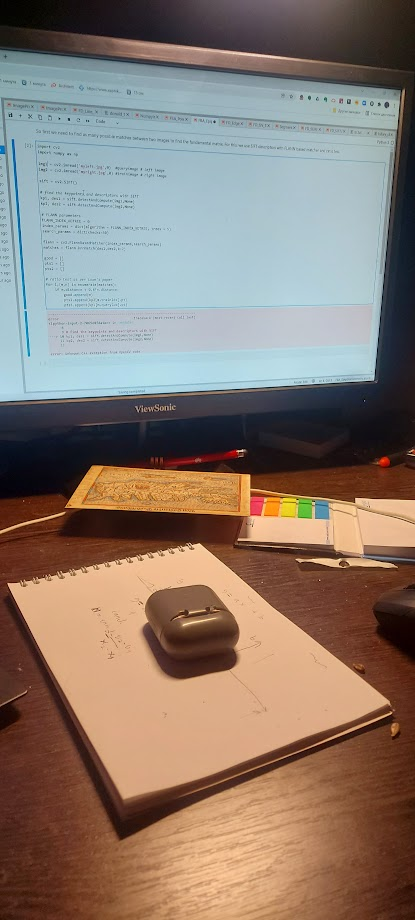
#> input picture data/epi/left.jpg, 415 x 920 px
$ jupyter execute FBA_EpipolarGeometry.ipynb
#> lines starting #> are read from the running program, lines starting #| are printed output that depends on the picture; after the words box and inside, x2 and y2 are one past the last pixel; in counts of white or black regions, pixels touching at a corner belong together
So first we need to find as many possible matches between two images to find the fundamental matrix. For this, we use SIFT descriptors with FLANN based matcher and ratio test.

[cell 1]
import cv2
import numpy as np
import numpy as np
import cv2
import glob
import numpy as np
import cv2
import sys
from pil import Image
import cv2
import numpy as np
import math
from IPython.display import display

[cell 2]
img1 = cv2.imread('data/epi/left.jpg',0)  #queryimage # left image
#> img1: shape (920, 415); min 0, max 252, mean 125.2
img2 = cv2.imread('data/epi/right.jpg',0) #trainimage # right image
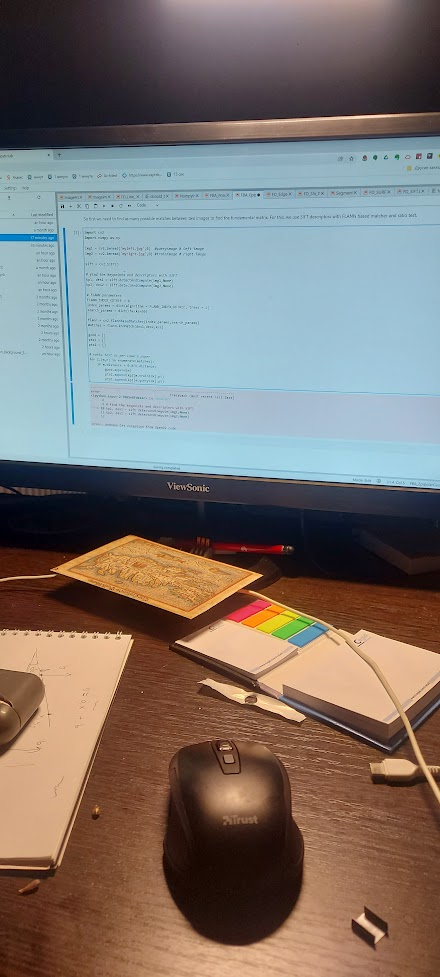
#> input picture data/epi/right.jpg, 440 x 977 px
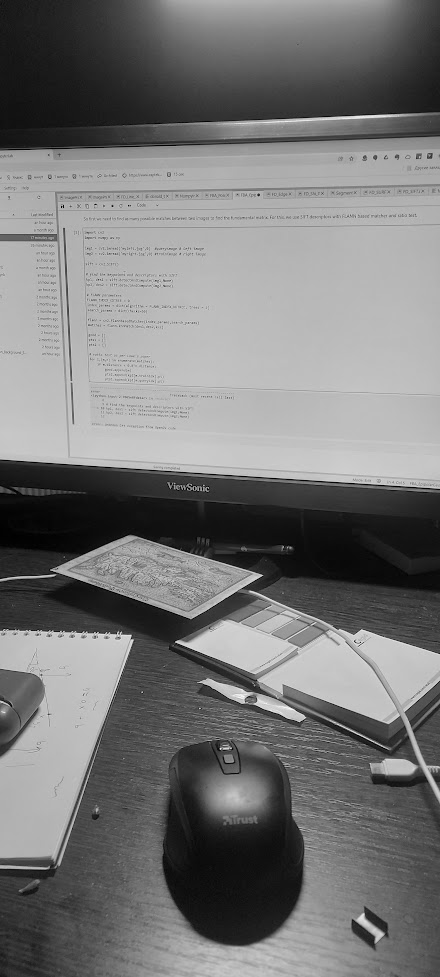
#> img2: shape (977, 440); min 0, max 252, mean 119

sift = cv2.SIFT_create()
# find the keypoints and descriptors with SIFT
kp1, des1 = sift.detectAndCompute(img1,None)
#> kp1 = 401 keypoints; strongest (x, y, size): (192, 646, 51.5), (239, 539, 2), (379, 104, 2), (106, 487, 33.5)
kp2, des2 = sift.detectAndCompute(img2,None)
#> kp2 = 465 keypoints; strongest (x, y, size): (362, 920, 6.7), (239, 695, 10.1), (53, 575, 1.9), (378, 934, 6.9)

# FLANN parameters
FLANN_INDEX_KDTREE = 0
index_params = dict(algorithm = FLANN_INDEX_KDTREE, trees = 5)
search_params = dict(checks=50)

flann = cv2.FlannBasedMatcher(index_params,search_params)
matches = flann.knnMatch(des1,des2,k=2)
#> matches = 401 matches

good = []
pts1 = []
pts2 = []

# ratio test as per Lowe's paper
for i,(m,n) in enumerate(matches):
    if m.distance < 0.8*n.distance:
        good.append(m)
        pts2.append(kp2[m.trainIdx].pt)
        pts1.append(kp1[m.queryIdx].pt)
#> after the loop, good = 50 matches; pts1 = 50 pairs, first value 6.29 to 378.1, second value 61.03 to 768.4; pts2 = 50 pairs, first value 44.74 to 429.8, second value 135.2 to 871.1

[cell 3]
pts1 = np.int32(pts1)
#> pts1 = 50 pairs, first value 6 to 378, second value 61 to 768
pts2 = np.int32(pts2)
#> pts2 = 50 pairs, first value 44 to 429, second value 135 to 871
F, mask = cv2.findFundamentalMat(pts1,pts2,cv2.FM_LMEDS)
#> F = [[4.4e-08, 6.91e-07, -0.000227], [5.84e-06, 4.01e-07, -0.00939], [-0.00179, 0.00816, 1]]; mask = 50 values, max 1 at index 5, min 0 at index 0, mean 0.68

# We select only inlier points
pts1 = pts1[mask.ravel()==1]
#> pts1 = 34 pairs, first value 46 to 370, second value 61 to 552
pts2 = pts2[mask.ravel()==1]
#> pts2 = 34 pairs, first value 91 to 429, second value 135 to 696

Next we find the epilines. Epilines corresponding to the points in first image is drawn on second image. So mentioning of correct images are important here. We get an array of lines. So we define a new function to draw these lines on the images.

[cell 4]
def drawlines(img1,img2,lines,pts1,pts2):
    ''' img1 - image on which we draw the epilines for the points in img2
        lines - corresponding epilines '''
    r,c = img1.shape
    img1 = cv2.cvtColor(img1,cv2.COLOR_GRAY2BGR)
    img2 = cv2.cvtColor(img2,cv2.COLOR_GRAY2BGR)
    for r,pt1,pt2 in zip(lines,pts1,pts2):
        color = tuple(np.random.randint(0,255,3).tolist())
        x0,y0 = map(int, [0, -r[2]/r[1] ])
        x1,y1 = map(int, [c, -(r[2]+r[0]*c)/r[1] ])
        img1 = cv2.line(img1, (x0,y0), (x1,y1), color,1)
        img1 = cv2.circle(img1,tuple(pt1),5,color,-1)
        img2 = cv2.circle(img2,tuple(pt2),5,color,-1)
    return img1,img2

# Find epilines corresponding to points in right image (second image) and
# drawing its lines on left image
lines1 = cv2.computeCorrespondEpilines(pts2.reshape(-1,1,2), 2,F)
#> lines1 = 34 rows, first 8: [-0.00319, 1, -222.6], [-0.00319, 1, -222.6], [-0.0178, 1, -199.2], [-0.0388, 0.999, -165.7], [-0.0388, 0.999, -165.7], [0.0491, 0.999, -305.6], [0.0491, 0.999, -305.6], [-0.081, 0.997, -97.79]
lines1 = lines1.reshape(-1,3)
img5,img6 = drawlines(img1,img2,lines1,pts1,pts2)
#> the loop in drawlines, `for r,pt1,pt2 in zip(lines,pts1,pts2):` made 34 passes
#> (r, pt1, pt2, color, y0, y1) on passes 1 to 9: ([-0.00319, 1, -222.6], [46, 223], [91, 302], (172, 47, 117), 222, 223), ([-0.00319, 1, -222.6], [46, 223], [91, 302], (192, 67, 251), 222, 223), ([-0.0178, 1, -199.2], [55, 201], [99, 281], (195, 103, 9), 199, 206), ([-0.0388, 0.999, -165.7], [66, 168], [109, 251], (211, 21, 242), 165, 181), ([-0.0388, 0.999, -165.7], [66, 168], [109, 251], (36, 87, 70), 165, 181), ([0.0491, 0.999, -305.6], [80, 302], [120, 377], (216, 88, 140), 305, 285), ([0.0491, 0.999, -305.6], [80, 302], [120, 377], (58, 193, 230), 305, 285), ([-0.081, 0.997, -97.79], [97, 106], [383, 186], (39, 87, 174), 98, 131), ([-0.0713, 0.997, -113.4], [102, 121], [143, 204], (88, 81, 165), 113, 143)
#> pass 1, in drawlines, `img1 = cv2.line(img1, (x0,y0), (x1,y1), color,1)`:
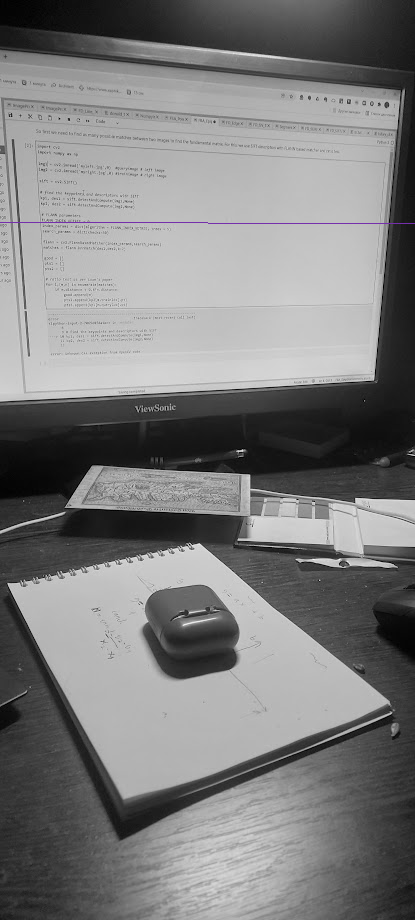
#> img1: shape (920, 415, 3); mean B, G, R 125.2, 125, 125.1
#> pass 2, in drawlines, `img1 = cv2.line(img1, (x0,y0), (x1,y1), color,1)`:
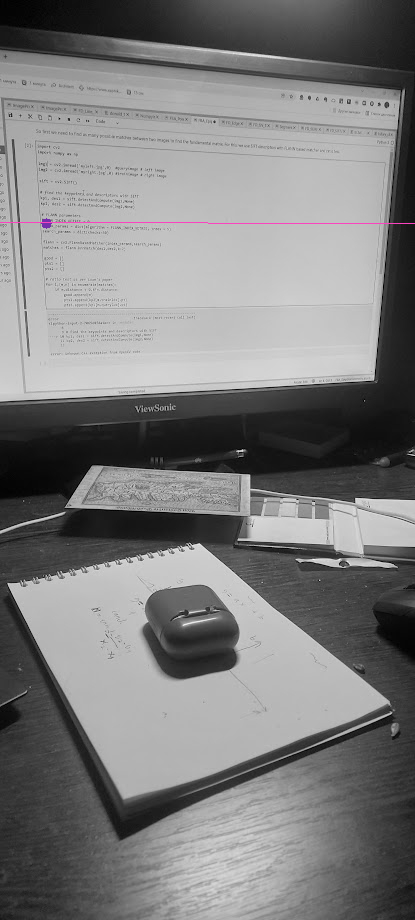
#> img1: shape (920, 415, 3); mean B, G, R 125.2, 125, 125.2
#> after the loop in drawlines, `for r,pt1,pt2 in zip(lines,pts1,pts2):`:
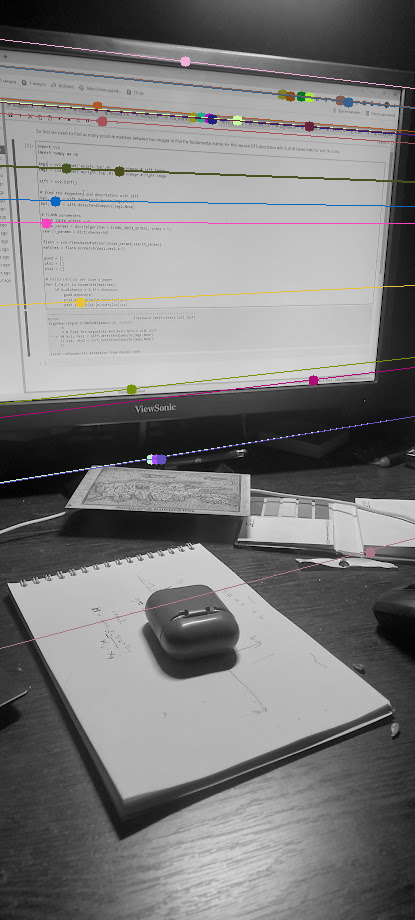
#> img1: shape (920, 415, 3); 2.08% of pixels changed, all inside (x1, y1, x2, y2) = (0, 39, 415, 649)
#> after the loop in drawlines, `for r,pt1,pt2 in zip(lines,pts1,pts2):`:
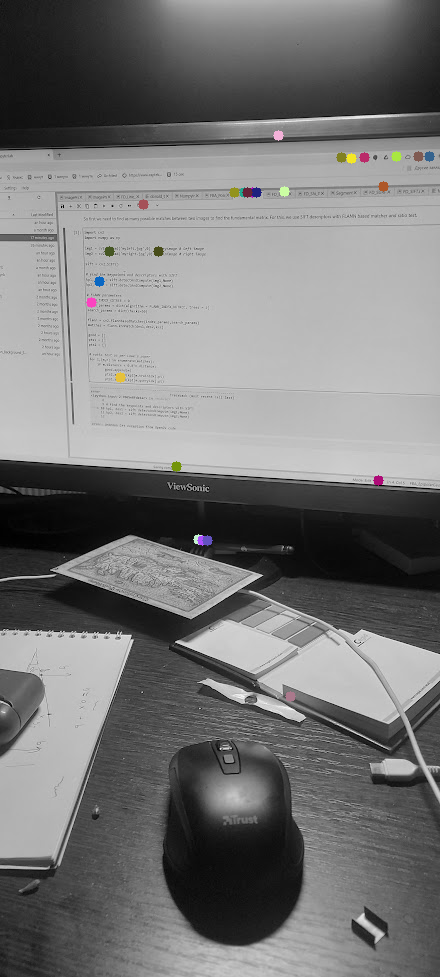
#> img2: shape (977, 440, 3); mean B, G, R 118.9, 118.9, 119

# Find epilines corresponding to points in left image (first image) and
# drawing its lines on right image
lines2 = cv2.computeCorrespondEpilines(pts1.reshape(-1,1,2), 1,F)
#> lines2 = 34 rows, first 8: [-0.00789, -1, 303], [-0.00789, -1, 303], [-0.00958, -1, 282.7], [-0.0121, -1, 252], [-0.0121, -1, 252], [-0.00173, -1, 377.2], [-0.00173, -1, 377.2], [-0.0171, -1, 192.5]
lines2 = lines2.reshape(-1,3)
img3,img4 = drawlines(img2,img1,lines2,pts2,pts1)
#> the loop in drawlines (call 2), `for r,pt1,pt2 in zip(lines,pts1,pts2):` made 34 passes
#> (r, pt1, pt2, color, y0, y1) on passes 1 to 9: ([-0.00789, -1, 303], [91, 302], [46, 223], (84, 203, 68), 302, 299), ([-0.00789, -1, 303], [91, 302], [46, 223], (6, 196, 47), 302, 299), ([-0.00958, -1, 282.7], [99, 281], [55, 201], (127, 244, 131), 282, 278), ([-0.0121, -1, 252], [109, 251], [66, 168], (204, 100, 180), 251, 246), ([-0.0121, -1, 252], [109, 251], [66, 168], (232, 78, 143), 251, 246), ([-0.00173, -1, 377.2], [120, 377], [80, 302], (148, 227, 186), 377, 376), ([-0.00173, -1, 377.2], [120, 377], [80, 302], (23, 207, 141), 377, 376), ([-0.0171, -1, 192.5], [383, 186], [97, 106], (117, 85, 48), 192, 185), ([-0.0159, -1, 206.3], [143, 204], [102, 121], (49, 69, 169), 206, 199)
#> pass 1, in drawlines (call 2), `img1 = cv2.line(img1, (x0,y0), (x1,y1), color,1)`:
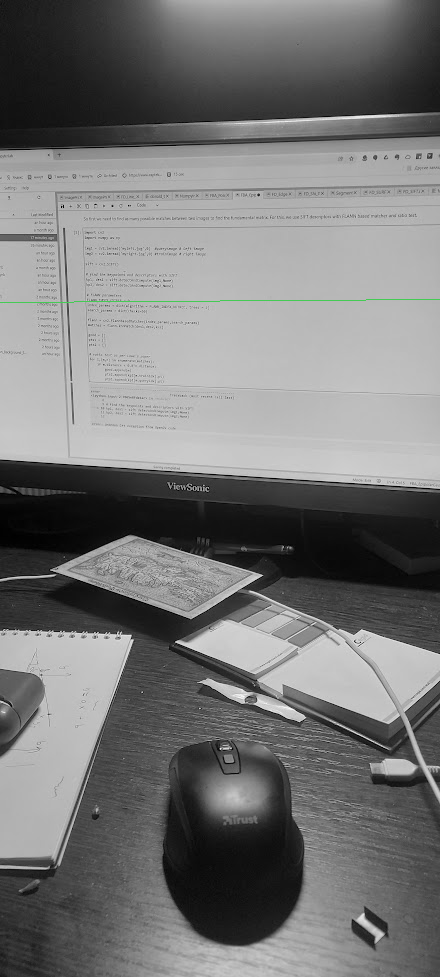
#> img1: shape (977, 440, 3); mean B, G, R 118.9, 119.1, 118.9
#> pass 2, in drawlines (call 2), `img1 = cv2.line(img1, (x0,y0), (x1,y1), color,1)`:
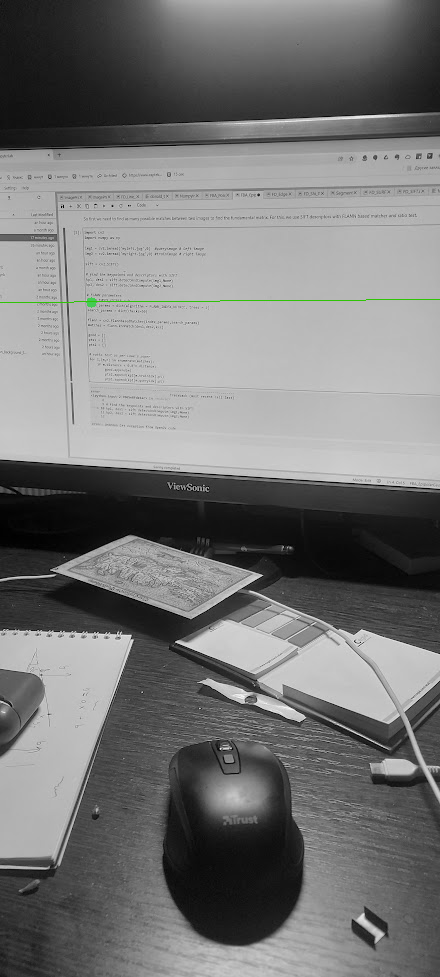
#> img1: shape (977, 440, 3); mean B, G, R 118.8, 119.1, 118.9
#> after the loop in drawlines (call 2), `for r,pt1,pt2 in zip(lines,pts1,pts2):`:
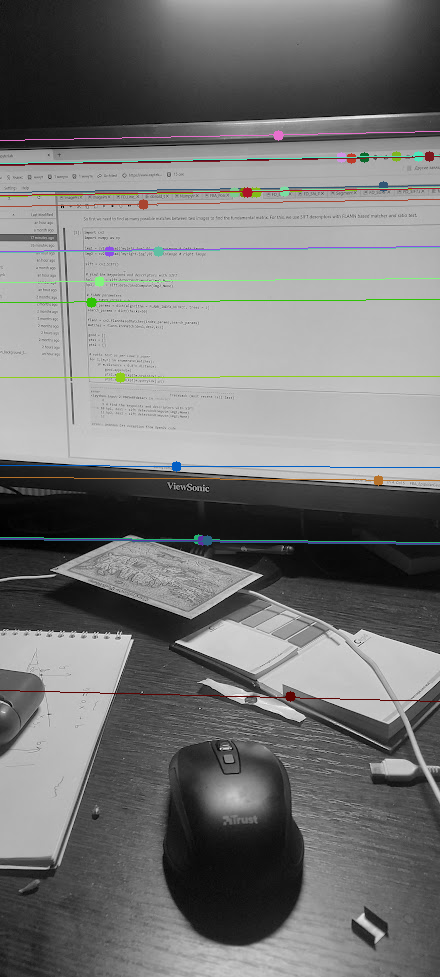
#> img1: shape (977, 440, 3); 2.13% of pixels changed, all inside (x1, y1, x2, y2) = (0, 130, 440, 702)
#> after the loop in drawlines (call 2), `for r,pt1,pt2 in zip(lines,pts1,pts2):`:
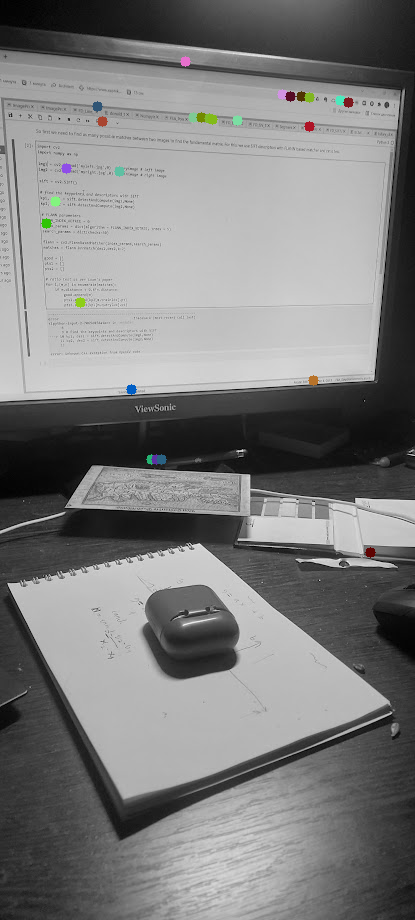
#> img2: shape (920, 415, 3); mean B, G, R 124.9, 125.1, 125

display(Image.fromarray(img5))
#> (this line was passed over: pil is not available in this run)
display(Image.fromarray(img3))
#> (this line was passed over: pil is not available in this run)
